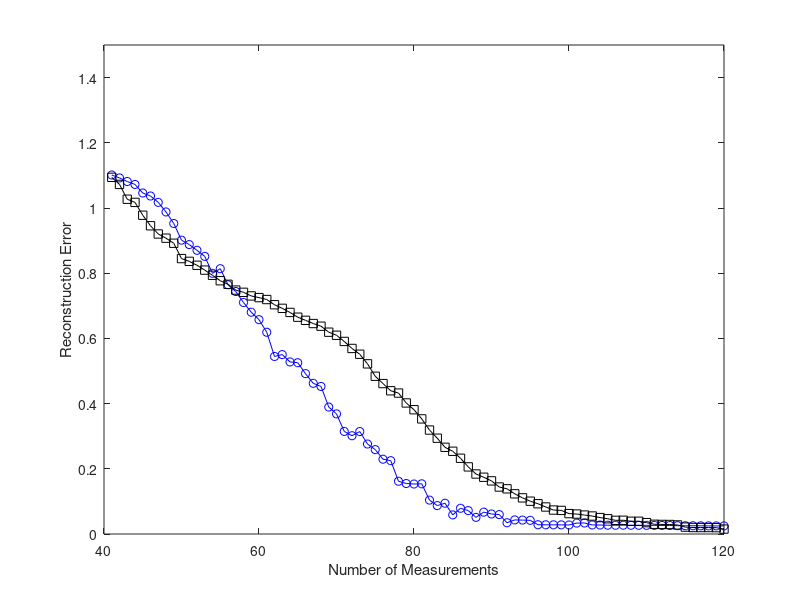

Source code (MATLAB): (Note: this script raises an error after producing the figure.)
%------------------------------------------------------
% This code generates Figure 5b of the following paper: 
% "Bayesian Compressive Sensing" (Preprint, 2007).
% Coded by: Shihao Ji, ECE, Duke University
% last change: June. 12, 2007
%------------------------------------------------------
clear all
%
load DataFig05b_random.mat
rand_mean = mean(err);
rand_std = std(err);
load DataFig05b_approx.mat
app_mean = mean(err);
app_std = std(err);
%
base = 40;
ns = 80;
dN = 1;
%

plot(base+(1:ns)*dN,rand_mean,'b-o');
hold on;
plot(base+(1:ns)*dN,app_mean,'k-s');
xlabel('Number of Measurements'); ylabel('Reconstruction Error');
box on;
axis([40,120,0,1.5]);
legend('Random (OMP)','Approx. (OMP)',1);
